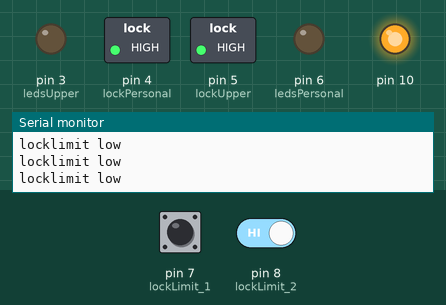
Simulated run of this sketch. Board: Arduino Uno, built with avr-gcc and run on an emulated ATmega328P. Shown: switched loads named in the sketch (green lamp = pin HIGH), output pins drawn as LEDs (lit = HIGH), the last lines printed to the serial monitor. Dashed ring = blinking. Inputs (shaded band) come from the test bench; at power-on: pin 7 (lockLimit_1) HIGH, pin 8 (lockLimit_2) HIGH.

Above: at 1.2 s.
1.3 s: pin 7 (lockLimit_1) driven LOW
At 2.5 s:
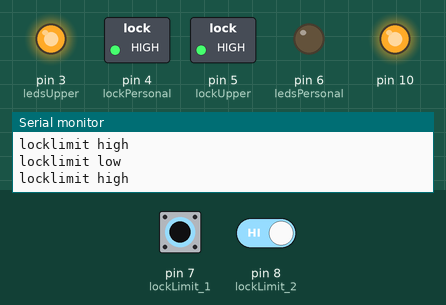
2.8 s: pin 8 (lockLimit_2) driven LOW
At 4.0 s:
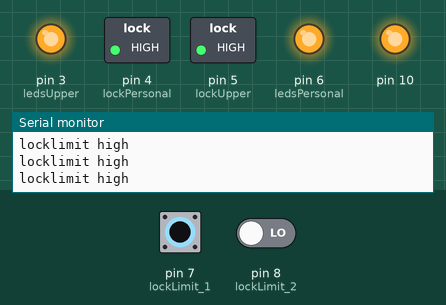
4.3 s: pin 7 (lockLimit_1) driven HIGH
At 5.3 s:
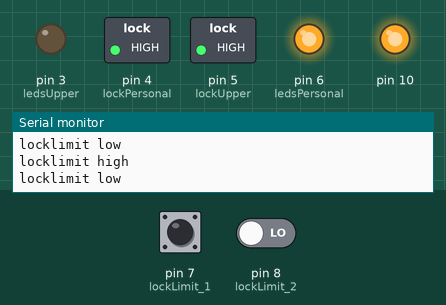
7.4 s: pin 8 (lockLimit_2) driven HIGH
At 8.6 s:
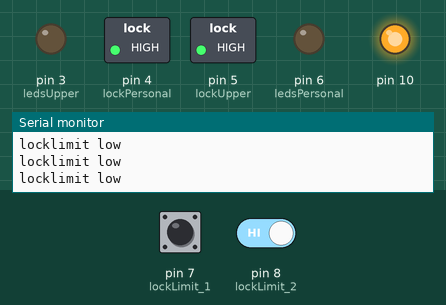
10.4 s: pin 7 (lockLimit_1) pulsed LOW 5 times (0.12 s each, 0.3 s apart)
At 10.77 s:
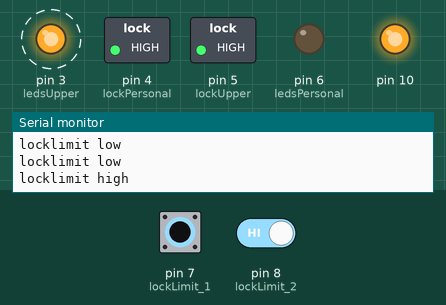
Timing chart, 0 to 13.4 s (numbered marks = the images above; inputs shaded):
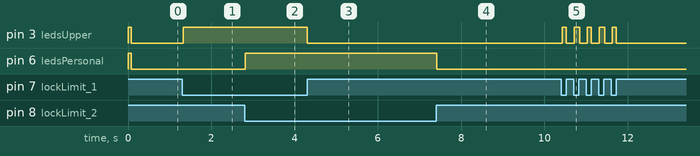

Measured:
- after the input at 1.3 s, pin 3 (ledsUpper): LOW → HIGH at once
- after the input at 2.8 s, pin 6 (ledsPersonal): LOW → HIGH at once
- after the input at 4.3 s, pin 3 (ledsUpper): HIGH → LOW at once
- after the input at 7.4 s, pin 6 (ledsPersonal): HIGH → LOW at once
- after the input at 10.4 s, pin 3 (ledsUpper): alternates HIGH for 0.10 s and LOW for 0.19 s, 10 changes in all, then stays LOW, starting at once

The sketch:

PdP.ino
```cpp
// Locker code
// Control for RFID scanner
// Control for Servo
// Control of 4 relays
// - LED relays
// - Lock relays
// Robin Lönnqvist 2.5.2017
// White rfid chip id 5E 3B 86 AB
// Blue rfid chip id F5 A6 18 AB

#include<SPI.h>       // SPI communication library
#include <MFRC522.h>  // RFID scanner library

//----------Define Pins Used----------
#define ledsUpper 3
#define ledsPersonal 6
#define lockPersonal 4
#define lockUpper 5
#define lockLimit_1 7
#define lockLimit_2 8
#define rfidReset 9
#define rfidSda SDA
//----------------------------------------

//----------Create instances for Servo and RFID scanner----------
MFRC522 mfrc522(rfidSda, rfidReset);
//----------------------------------------

//----------Variables----------
int successRead = 0;
byte readCard[4];
unsigned long scannerTime = 0;
//----------------------------------------

void setup() {
  Serial.begin(9600);
  SPI.begin();
  pinMode(ledsUpper, OUTPUT);
  pinMode(ledsPersonal, OUTPUT);
  pinMode(lockPersonal, OUTPUT);
  pinMode(lockUpper, OUTPUT);
  pinMode(lockLimit_1, INPUT);
  pinMode(lockLimit_2, INPUT);
  digitalWrite(lockLimit_1, HIGH);  // turn on pullup resistor
  digitalWrite(lockLimit_2, HIGH);  // turn on pullop resistor
  digitalWrite(lockPersonal, HIGH);
  digitalWrite(lockUpper, HIGH);
  digitalWrite(ledsUpper, HIGH);
  digitalWrite(ledsPersonal, HIGH);
  mfrc522.PCD_Init();
  ShowReaderDetails();
  mfrc522.PCD_SetAntennaGain(mfrc522.RxGain_max);
}

void loop() {
  do {
    successRead = getID();   // sets successRead to 1 when we get read from reader otherwise 0
    if(digitalRead(lockLimit_1) == HIGH){
      Serial.println("locklimit low");
      digitalWrite(ledsUpper, LOW);
    }
    if(digitalRead(lockLimit_1) == LOW){
      Serial.println("locklimit high");
      digitalWrite(ledsUpper, HIGH);
    }
    if(digitalRead(lockLimit_2) == HIGH){
      Serial.println("locklimit low");
      digitalWrite(ledsPersonal, LOW);
    }
    if(digitalRead(lockLimit_2) == LOW){
      Serial.println("locklimit high");
      digitalWrite(ledsPersonal, HIGH);
    }
  }
  while (!successRead);
  if(mfrc522.uid.uidByte[0] == 0x5e && mfrc522.uid.uidByte[1] == 0x3B && mfrc522.uid.uidByte[2] == 0x86 && mfrc522.uid.uidByte[3] == 0xab){
    digitalWrite(lockUpper, LOW);
    delay(100);
    digitalWrite(lockUpper, HIGH);
  }
  if(mfrc522.uid.uidByte[0] == 0xF5 && mfrc522.uid.uidByte[1] == 0xA6 && mfrc522.uid.uidByte[2] == 0x18 && mfrc522.uid.uidByte[3] == 0xab){
    digitalWrite(lockUpper, LOW);
    digitalWrite(lockPersonal, LOW);
    delay(100);
    digitalWrite(lockUpper, HIGH);
    digitalWrite(lockPersonal, HIGH);
  }
}

//----------Function that prints information about the scanner----------
void ShowReaderDetails() {
  // Get the MFRC522 software version
  byte v = mfrc522.PCD_ReadRegister(mfrc522.VersionReg);
  Serial.print(F("MFRC522 Software Version: 0x"));
  Serial.print(v, HEX);
  if (v == 0x91)
    Serial.print(F(" = v1.0"));
  else if (v == 0x92)
    Serial.print(F(" = v2.0"));
  else
    Serial.print(F(" (unknown)"));
  Serial.println("");
  // When 0x00 or 0xFF is returned, communication probably failed
  if ((v == 0x00) || (v == 0xFF)) {
    Serial.println(F("WARNING: Communication failure, is the MFRC522 properly connected?"));
    while (true); // do not go further
  }
}
//----------------------------------------

//----------Get PICC's UID----------
int getID() {
  // Getting ready for Reading PICCs
  if ( ! mfrc522.PICC_IsNewCardPresent()) { //If a new PICC placed to RFID reader continue
    return 0;
  }
  if ( ! mfrc522.PICC_ReadCardSerial()) {   //Since a PICC placed get Serial and continue
    return 0;
  }
  // There are Mifare PICCs which have 4 byte or 7 byte UID care if you use 7 byte PICC
  // I think we should assume every PICC as they have 4 byte UID
  // Until we support 7 byte PICCs
  Serial.println(F("Scanned PICC's UID:"));
  for (int i = 0; i < 4; i++) {  //
    readCard[i] = mfrc522.uid.uidByte[i];
    Serial.print(readCard[i], HEX);
  }
  Serial.println("");
  mfrc522.PICC_HaltA(); // Stop reading
  return 1;
}
//------------------------------
```
